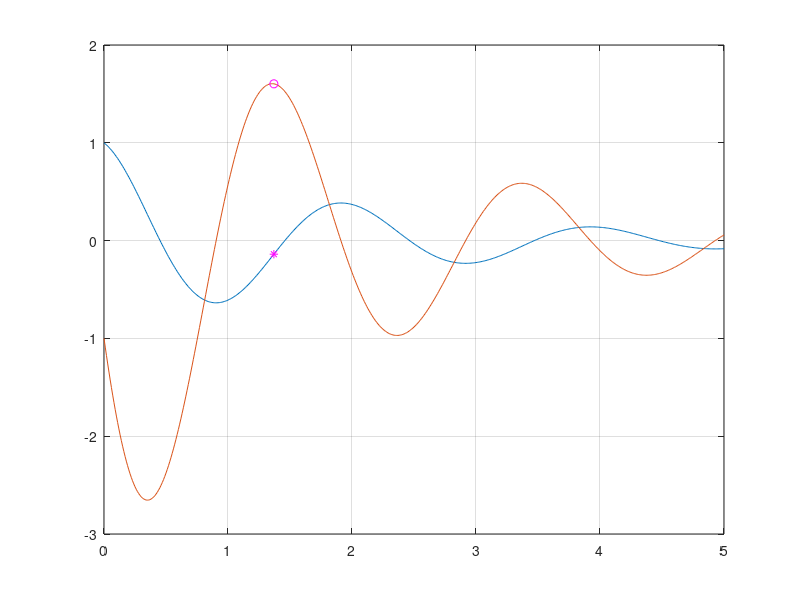

Here is the MATLAB script that generated this plot:
function systemode
clc; clf;

    function z = rhs(t, y)
        z = [y(2); -10 * y(1) - y(2)]; % vektor stalb
    end

x0 = 1; y0 = -1;
[T, Y] = ode45(@rhs, [0:0.01:5], [x0; y0]);
plot(T, Y(:, 1), T, Y(:, 2));

hold on;
grid on;

% global maximum of the second solution
t1 = 100; t2 = 200;
[M, tM] = max(Y(t1:t2, 2));
t = t1 + tM;    % we use an offset to find the elemend in Y
plot(T(t), Y(t, 2), 'mo');
plot(T(t), Y(t, 1), 'm*'); % infleksna tochka na parvoto reshenie

end